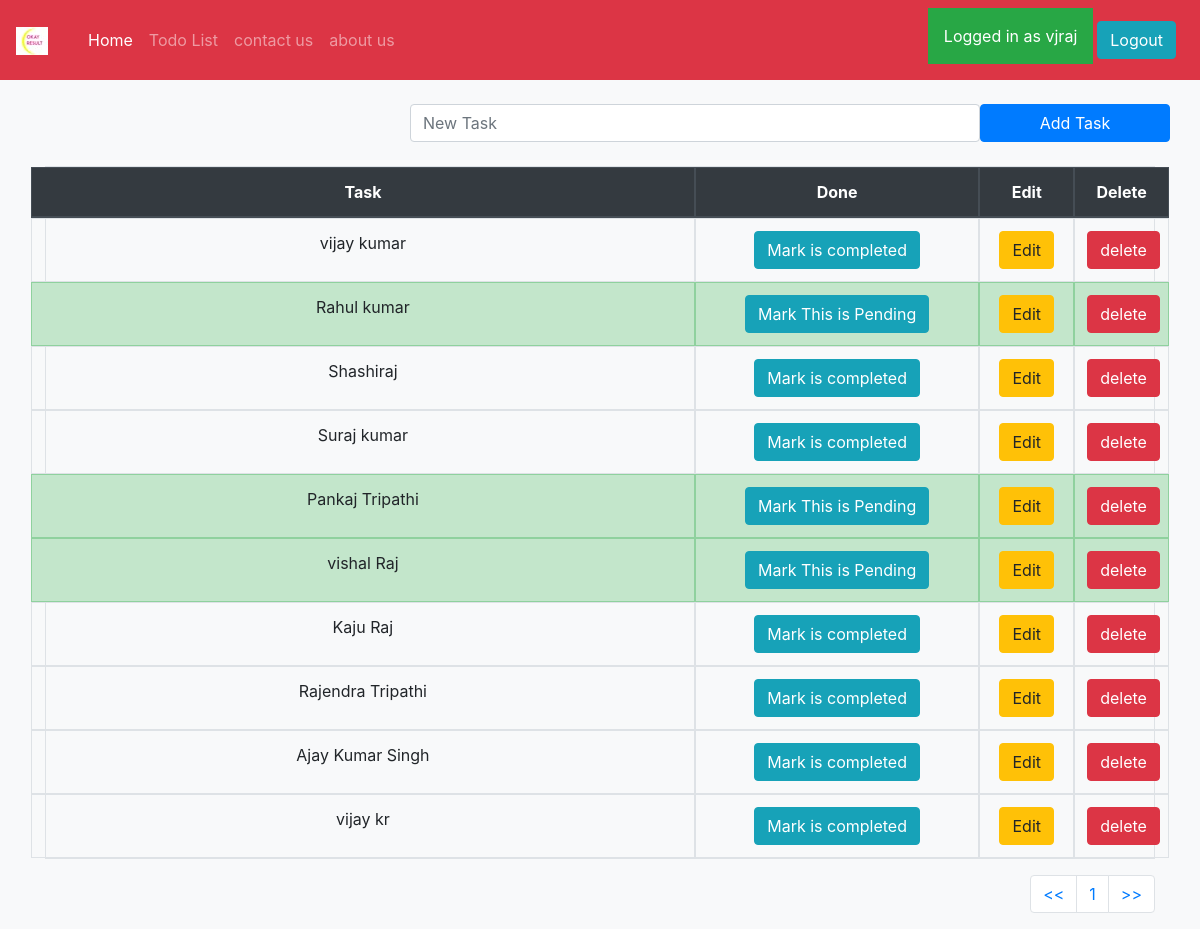
The page /todolist/ (signed in) on the database its author committed.
### todolist_app/models.py (models this page shows, shortened)
class Tasklist(models.Model):
    manage = models.ForeignKey(User, on_delete=models.CASCADE, default=None)
    task = models.CharField(max_length=400)
    done = models.BooleanField(default=False)

### todolist_app/views.py (the view)
# urls.py: path('todolist/', include('todolist_app.urls')),
@login_required
def todolist(request):
    if request.method=="POST":
        form = TaskForm(request.POST or None)
        if form.is_valid():
            instance = form.save(commit=False)
            instance.manage = request.user
            instance.save()
        messages.success(request, ("New Task Added"))
        return redirect('todolist')
    else:
        all_task = Tasklist.objects.filter(manage=request.user)
        paginator=Paginator(all_task,10)
        page=request.GET.get('pg')
        all_task=paginator.get_page(page)
        return render(request, 'todolist.html', {'all_task':all_task})

### todolist_app/templates/todolist.html (shortened to what this page needs)
{% extends 'base.html' %}
{% block content %}
   <div class="container">
   <br>
   <form method="POST" class="row">
   <lable class="col-lg-4"></lable>
    <input type="text" class="form-control col-lg-6" name="task" placeholder="New Task">
    <button type="submit" class="btn btn-primary col-lg-2 ">Add Task</button>
   </form>
   <br>
      <table class="table table-bordered text-center">
            <thead class="thead-dark">
            <tr class="row ">
              <th class="col-7">Task</th>
              <th class="col-3">Done</th>
              <th class="col-1">Edit</th>
              <th class="col-1">Delete</th>
            </tr>
            </thead>
          <tbody>
        {% if all_task %}
          {% for obj in all_task %}
          {% if obj.done %}
          <tr class="table-success row">
            <td class="col-7"> {{obj.task}}</td>
            <td class="col-3"><a href="{% url 'pending_task' obj.id %}"><button type="button" class="btn btn-info">Mark This is Pending</button></a></td>
            <td class="col-1"><a href="{% url 'edit_task' obj.id %}"><button type="button" class="btn btn-warning">Edit</button></a></td>
            <td class="col-1"><a href="{% url 'delete_task' obj.id %}"><button type="button" class="btn btn-danger"> delete </button></a></td>
            </tr>
            {% else %}
            <tr class="row">
            <td class="col-7"> {{obj.task}}</td>
            <td class="col-3"><a href="{% url 'complete_task' obj.id %}"><button type="button" class="btn btn-info">Mark is completed</button></td>
            <td class="col-1"><a href="{% url 'edit_task' obj.id %}"><button type="button" class="btn btn-warning">Edit</button></a></td>
            <td class="col-1"><a href="{% url 'delete_task' obj.id %}"><button type="button" class="btn btn-danger"> delete </button></a></td>
            </tr>
            {% endif %}
          {% endfor %}
        {% endif %}
          </tbody>
    </div>
    <nav aria-label="Page navigation example">
  <ul class="pagination justify-content-end">
    <li class="page-item"><a class="page-link" href="?pg=1"><<</a></li>
    <li class="page-item"><a class="page-link" href="?pg={{all_task.number}}">{{all_task.number}}</a></li>
    <li class="page-item"><a class="page-link"href="?pg={{all_task.paginator.num_pages}}">>></a></li>
  </ul>
</nav>
{% endblock content %}

### todolist_app/templates/base.html (shortened to what this page needs)
{% load static %}
<!doctype html>
<html lang="en">
  <head>
    <link rel="stylesheet" href="https://cdn.jsdelivr.net/npm/bootstrap@4.5.3/dist/css/bootstrap.min.css">
    <nav class="navbar navbar-expand-lg navbar-dark bg-danger">
  <a class="navbar-brand" href="{% url 'index' %}"><img src="{% static 'images/okaysmall.png' %}" alt="okay"></a>
  <div class="collapse navbar-collapse" id="navbarNav">
    <ul class="navbar-nav">
      <li class="nav-item active">
        <a class="nav-link" href="/"> </a>
      </li>
      <li class="nav-item active">
        <a class="nav-link" href="{% url 'index' %}">Home</a>
      </li>
      <li class="nav-item">
        <a class="nav-link" href="{% url 'todolist' %}">Todo List</a>
      </li>
      <li class="nav-item">
        <a class="nav-link" href="{% url 'contact' %}">contact us</a>
      </li>
      <li class="nav-item">
        <a class="nav-link" href="{% url 'about' %}">about us</a>
      </li>
    </ul>
  </div>
  {% if user.is_authenticated %}
    <div class="form-inline my-2  mx-1 my-lg-0">
      <div class="p-3 mb-2 bg-success text-white"> Logged in as {{user.username}}</div>
       <a  href="{% url 'logout' %}">
      <button class="btn btn-info my-2 mx-1  my-sm-0" type="submit">Logout</button>
      </a>
    </div>
  {% endif %}
</nav>
  </head>
  <body class="bg-light">
  {% block content %}
  {% endblock content %}
  </body>
</html>

### rows shown on the page
Tasklist: task "vijay kumar"
Tasklist: task "Rahul kumar"
Tasklist: task "Shashiraj"
Tasklist: task "Suraj kumar"
Tasklist: task "Pankaj Tripathi"
Tasklist: task "vishal Raj"
Tasklist: task "Kaju Raj"
Tasklist: task "Rajendra Tripathi"
Tasklist: task "Ajay Kumar Singh"
Tasklist: task "vijay kr"

### other values the page prints
{{ user.username }} "vjraj"
{{ all_task.number }} "1"
